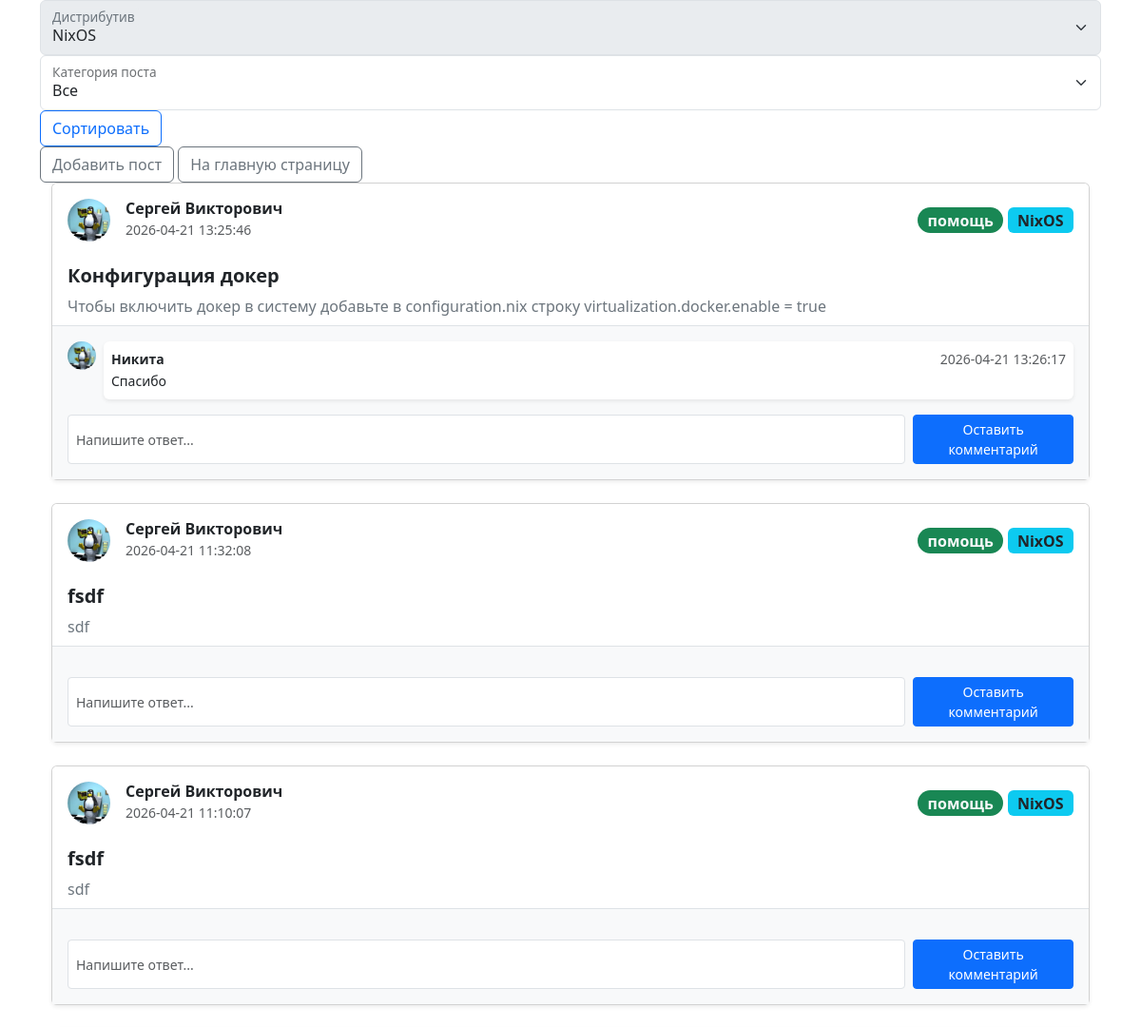
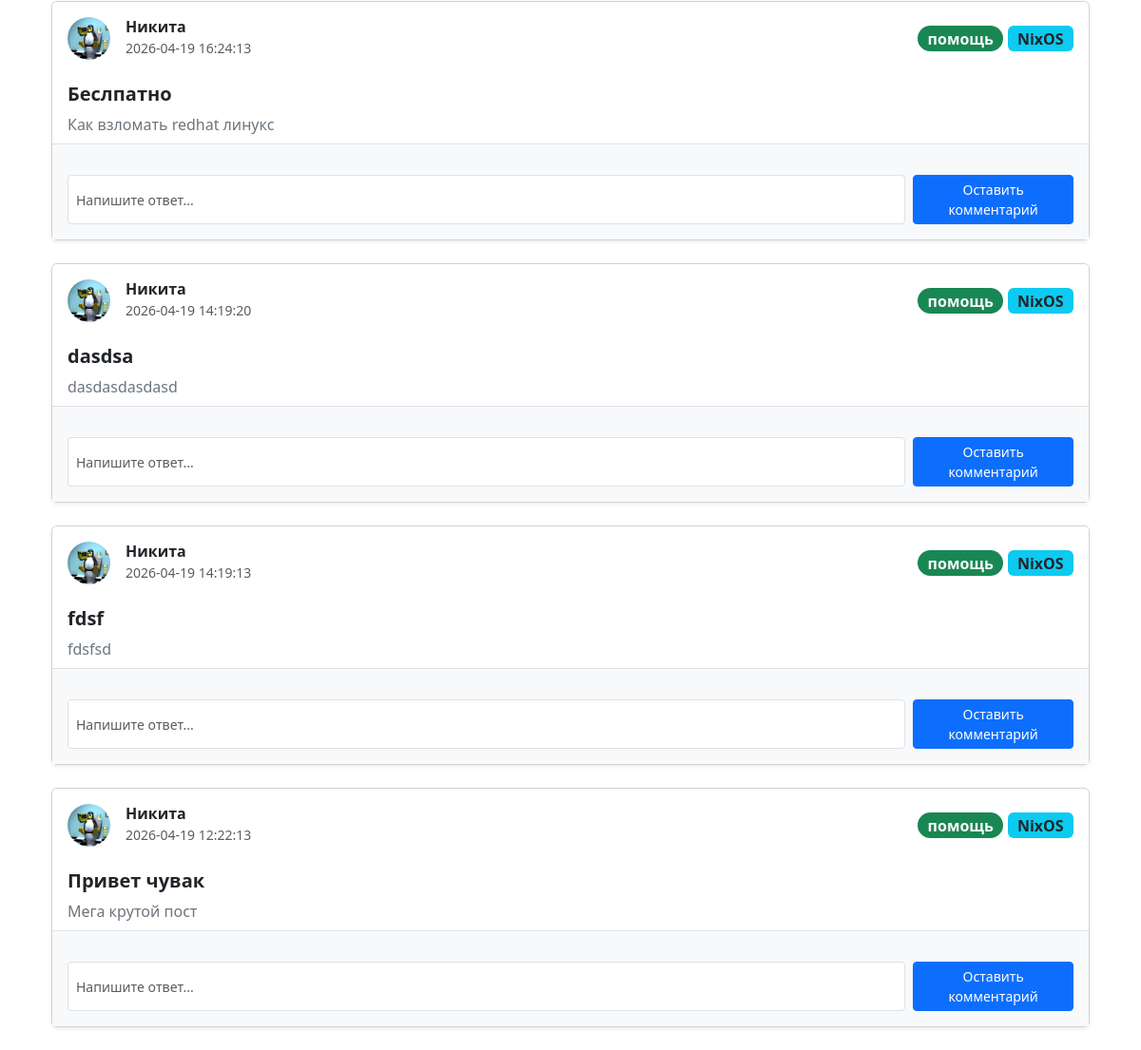
Page /controller/forum.php?id=1 (signed in) on the committed database (2 pictures, top to bottom).
### tables this page shows
CREATE TABLE `posts` (
  `id` int(11) NOT NULL AUTO_INCREMENT,
  `user_id` int(11) DEFAULT NULL,
  `title` varchar(255) DEFAULT NULL,
  `content` text DEFAULT NULL,
  `distribution_id` int(11) NOT NULL,
  `category_id` int(11) NOT NULL,
  `post_created_at` timestamp NULL DEFAULT current_timestamp(),
  PRIMARY KEY (`id`),
  KEY `fk_distribution_type_key` (`distribution_id`),
  KEY `fk_category_key` (`category_id`),
  KEY `fk_user_id` (`user_id`),
  CONSTRAINT `fk_category_key` FOREIGN KEY (`category_id`) REFERENCES `post_categories` (`id`),
  CONSTRAINT `fk_distribution_type_key` FOREIGN KEY (`distribution_id`) REFERENCES `linux_distributions` (`id`),
  CONSTRAINT `fk_user_id` FOREIGN KEY (`user_id`) REFERENCES `users` (`id`)
);

CREATE TABLE `users` (
  `id` int(11) NOT NULL AUTO_INCREMENT,
  `display_name` varchar(255) DEFAULT NULL COMMENT 'Отображаемое имя пользователя которое не должно быть уникальным',
  `username` varchar(500) NOT NULL,
  `password` varchar(2048) DEFAULT NULL,
  `email` varchar(500) DEFAULT NULL,
  `avatar_path` varchar(500) DEFAULT NULL,
  `carma` int(11) DEFAULT 100 COMMENT 'Репутация пользователя, представляет из себя целое число  и по умолчанию у каждого пользователя 100 кармы. Чем ниже - тем хуже человек',
  `user_role_id` int(11) DEFAULT 1,
  `account_created` timestamp NULL DEFAULT current_timestamp(),
  `account_deleted` timestamp NULL DEFAULT NULL,
  PRIMARY KEY (`id`),
  UNIQUE KEY `username` (`username`),
  KEY `fk_user_type` (`user_role_id`),
  CONSTRAINT `fk_user_type` FOREIGN KEY (`user_role_id`) REFERENCES `user_privileges` (`id`)
);

CREATE TABLE `post_categories` (
  `id` int(11) NOT NULL AUTO_INCREMENT,
  `name` varchar(255) NOT NULL COMMENT 'Категория поста. Помощь / Вопрос / Полезные практики и так далее',
  PRIMARY KEY (`id`)
);

CREATE TABLE `linux_distributions` (
  `id` int(11) NOT NULL AUTO_INCREMENT,
  `name` varchar(255) NOT NULL,
  `posts_count` int(10) unsigned NOT NULL COMMENT 'Количество постов которые относятся к конкретному дистрибутиву',
  `description` text DEFAULT NULL,
  `official_wiki_url` text DEFAULT NULL,
  `icon_name` varchar(255) DEFAULT NULL,
  PRIMARY KEY (`id`)
);

CREATE TABLE `comments` (
  `id` int(10) unsigned NOT NULL AUTO_INCREMENT,
  `post_id` int(11) NOT NULL,
  `user_id` int(11) NOT NULL,
  `content` mediumtext DEFAULT NULL,
  `votes` int(11) NOT NULL DEFAULT 0,
  `comment_created_at` timestamp NOT NULL DEFAULT current_timestamp(),
  PRIMARY KEY (`id`),
  KEY `fk_comment_user_id` (`user_id`),
  KEY `fk_comment_post_id` (`post_id`),
  CONSTRAINT `fk_comment_post_id` FOREIGN KEY (`post_id`) REFERENCES `posts` (`id`) ON DELETE CASCADE,
  CONSTRAINT `fk_comment_user_id` FOREIGN KEY (`user_id`) REFERENCES `users` (`id`) ON DELETE CASCADE
);

### controller/forum.php (called while the page is built, shortened)
<?php
require '../config.php';
require '../model/main.php';
if (empty($_GET['id'])) {
    $posts = getAllPosts($pdo);
} else {
    if (!empty($_POST['category_sort']) && $_POST['category_sort'] >= 0) {
        $posts = getPostsByCategoryAndDistribution($pdo, $_POST['category_sort'], $_GET['id']);
    } else {
        $posts = getPostsByDistribution($pdo, $_GET['id']);
    }
}
$distros = getAllLinuxDistributions($pdo);
$comments = getCommentaryByDistribution($pdo, $_GET['id']);
include '../view/main_forum.php';

### model/main.php (called while the page is built, shortened)
<?php
function getAllLinuxDistributions($pdo) {
    $sql = "SELECT * FROM linux_distributions";
    $distros = $pdo->query($sql)->fetchAll();
    return $distros;
}
function getPostsByDistribution($pdo, $id) {
    $sql = "
        SELECT
            u.username,
            u.display_name AS user_display_name,
            u.avatar_path AS user_avatar,
            u.id AS user_id,
            d.name AS distro_name,
            p.post_created_at,
            p.title,
            p.content,
            p.id AS post_id,
            c.name AS category
        FROM posts p
                 JOIN users u ON p.user_id = u.id
                 JOIN linux_distributions d ON p.distribution_id = d.id
                 JOIN post_categories c ON p.category_id = c.id
        WHERE p.distribution_id = :id
        ORDER BY p.post_created_at DESC;
    ";
    $stmt = $pdo->prepare($sql);
    $stmt->execute([':id' => $id]);
    return $stmt->fetchAll(PDO::FETCH_ASSOC);
}
function getCommentaryByDistribution($pdo, $post_id) {
    $sql = "
        SELECT
    users.avatar_path,
    users.id AS user_id,
    posts.id AS post_id,
    users.display_name,
    comments.comment_created_at,
    comments.content
FROM users JOIN comments ON users.id = comments.user_id
JOIN posts ON comments.post_id = posts.id WHERE posts.distribution_id = :id;
    ";
    $stmt = $pdo->prepare($sql);
    $stmt->execute([':id' => $post_id]);
    return $stmt->fetchAll(PDO::FETCH_ASSOC);
}

### view/templates/user_post_template.php (the view, shortened to what this page needs)
<div class="card shadow-sm mb-4 mx-auto">
    <div class="card-header bg-white border-0 d-flex align-items-center justify-content-between py-3">
        <div class="d-flex align-items-center">
            <a href="/" class="me-0">
                <img src="<?= htmlspecialchars($post['user_avatar'] ?? '../storage/default_avatar.webp') ?>" class="rounded-circle me-3" alt="Avatar" width="45" height="45">
            </a>
            <div>
                <h6 class="mb-0 fw-bold"><?= htmlspecialchars($post['user_display_name'] ?? '') ?></h6>
                <small class="text-muted"><?= htmlspecialchars($post['post_created_at']) ?></small>
            </div>
        </div>
        <div>
            <span class="badge rounded-pill bg-success text-light fs-6"><?= htmlspecialchars($post['category']) ?></span>
            <span class="badge bg-info text-dark fs-6"><?= htmlspecialchars($post['distro_name']) ?></span>
        </div>
    </div>
    <div class="card-body py-2">
        <h5 class="card-title fw-bold"><?= htmlspecialchars($post['title']) ?></h5>
        <p class="card-text text-secondary"><?= htmlspecialchars($post['content']) ?></p>
    </div>
    <div class="collapse show" id="comments-<?= $post['post_id'] ?>">
        <div class="card-body border-top bg-light">
            <div class="comment-list mb-3">
                <?php
                foreach ($comments as $comment):
                    if ($comment['post_id'] == $post['post_id']):
                ?>
                <div class="d-flex mb-2">
                    <img src="../storage/default_avatar.webp" class="rounded-circle me-2" width="30" height="30">
                    <div class="bg-white p-2 rounded shadow-sm w-100">
                        <div class="d-flex justify-content-between">
                            <small class="fw-bold"><?= $comment['display_name'] ?></small>
                            <small class="text-muted"><?= $comment['comment_created_at'] ?></small>
                        </div>
                        <small class="text-dark"><?= $comment['content']?></small>
                    </div>
                </div>
                <?php endif;?>
                <?php endforeach; ?>
            </div>
            <?php if (isset($_SESSION['user_info']['user_id'])): ?>
                <form action="../controller/add_comment_to_post.php?id=<?= $_GET['id']?>" method="POST" class="d-flex gap-2">
                    <input type="text" name="content" class="form-control form-control-sm" placeholder="Напишите ответ..." required>
                    <button type="submit" class="btn btn-primary btn-sm px-3">Оставить комментарий</button>
                </form>
            <?php endif; ?>
        </div>
    </div>
</div>

### view/main_forum.php (shortened to what this page needs)
<!doctype html>
<html lang="en">
<head>
    <link href="https://cdn.jsdelivr.net/npm/bootstrap@5.3.8/dist/css/bootstrap.min.css"
          rel="stylesheet">
</head>
<body>
<div class="container">
    <div class="form-floating">
        <select class="form-select" id="floatingSelect" aria-label="Floating label select example" disabled>
            <?php foreach($distros as $dist): ?>
                <option value="<?php echo $dist['id'] ?>" <?= $dist['id'] == $_GET['id'] ? 'selected' : '' ?>>
                    <?php echo $dist['name'] ?>
                </option>
            <?php endforeach; ?>
        </select>
        <label for="floatingSelect">Дистрибутив</label>
    </div>
    <form action="../controller/forum.php?id=<?= $_GET['id'] ?>" class="form-floating" method="post">
        <select name="category_sort" class="form-select" id="floatingSelect" aria-label="Floating label select example">
            <option selected value="-1">Все</option>
        </select>
        <label for="floatingSelect">Категория поста</label>
        <button class="btn btn-outline-primary" type="submit">Сортировать</button>
    </form>
    <a href="./add_post_redirect_controller.php?id=<?= $_GET['id']?>" class="btn btn-outline-secondary">Добавить пост</a>
    <a href="../index.php" class="btn btn-outline-secondary">На главную страницу</a>
    <div class="container">
    <?php foreach($posts as $post): ?>
        <?php require 'templates/user_post_template.php' ?>
    <?php endforeach; ?>
    </div>
</div>
</body>
</html>

### rows in the picture
posts: user.display_name "Сергей Викторович", post_created_at "2026-04-21 13:25:46", category.name "помощь", distribution.name "NixOS", title "Конфигурация докер", content "Чтобы включить докер в систему добавьте в configuration.nix строку virtualization.docker.enable = true"
comments: user.display_name "Никита", comment_created_at "2026-04-21 13:26:17", content "Спасибо"
posts: user.display_name "Сергей Викторович", post_created_at "2026-04-21 11:32:08", category.name "помощь", distribution.name "NixOS", title "fsdf", content "sdf"
posts: user.display_name "Сергей Викторович", post_created_at "2026-04-21 11:10:07", category.name "помощь", distribution.name "NixOS", title "fsdf", content "sdf"
posts: user.display_name "Никита", post_created_at "2026-04-19 16:24:13", category.name "помощь", distribution.name "NixOS", title "Беслпатно", content "Как взломать redhat линукс"
posts: user.display_name "Никита", post_created_at "2026-04-19 14:19:20", category.name "помощь", distribution.name "NixOS", title "dasdsa", content "dasdasdasdasd"
posts: user.display_name "Никита", post_created_at "2026-04-19 14:19:13", category.name "помощь", distribution.name "NixOS", title "fdsf", content "fdsfsd"
posts: user.display_name "Никита", post_created_at "2026-04-19 12:22:13", category.name "помощь", distribution.name "NixOS", title "Привет чувак", content "Мега крутой пост"

### other values in the picture
form field value "NixOS"
